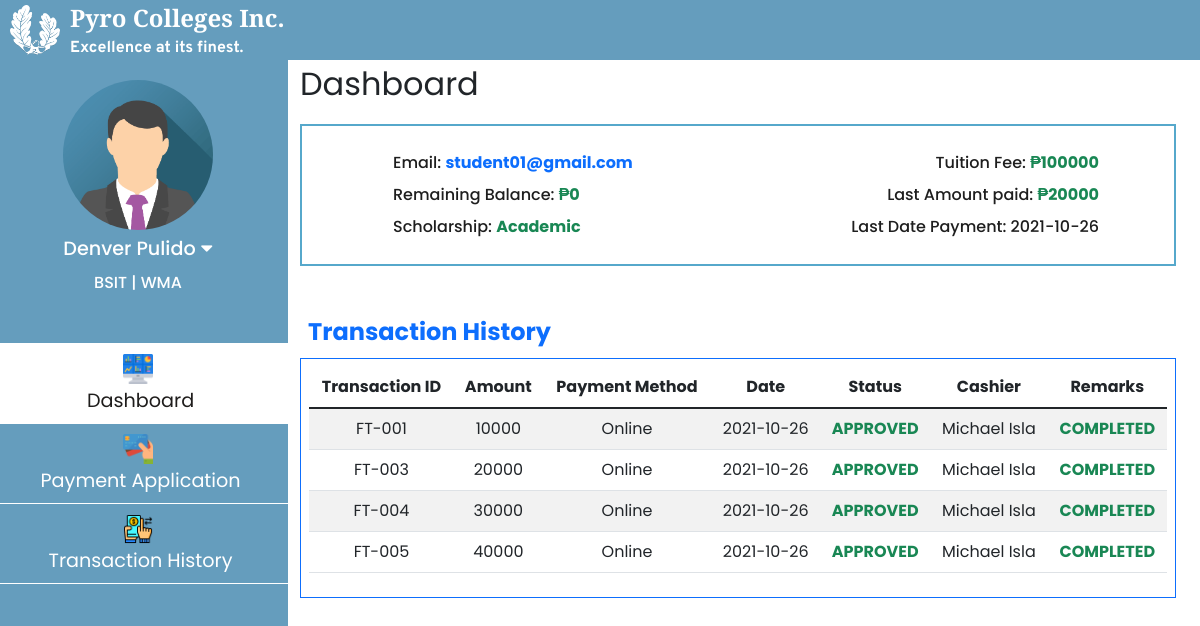
Screenshot of /html/student_access.php (signed in) with the database file from the repository.
### tables this page shows
CREATE TABLE `tbl_student_school_details` (
  `stud_id` int(11) NOT NULL,
  `LRN` varchar(100) NOT NULL,
  `stud_type` varchar(100) NOT NULL,
  `csi_academic_year` varchar(100) NOT NULL,
  `csi_semester` varchar(100) NOT NULL,
  `csi_program` varchar(255) NOT NULL,
  `csi_major` longtext NOT NULL,
  `csi_year_level` varchar(100) NOT NULL
);

CREATE TABLE `tbl_student_fees` (
  `program_id` int(11) NOT NULL,
  `stud_id` int(11) NOT NULL,
  `fullname` varchar(100) NOT NULL,
  `csi_year_level` varchar(100) NOT NULL,
  `scholar_desc` varchar(100) NOT NULL,
  `scholar_type` varchar(255) NOT NULL,
  `discount_type` varchar(100) NOT NULL,
  `tuition_fee` int(100) NOT NULL,
  `total_amount_paid` int(11) NOT NULL,
  `balance` int(11) NOT NULL,
  `remarks` varchar(100) NOT NULL
);

CREATE TABLE `tbl_payments` (
  `transaction_no` varchar(100) NOT NULL,
  `program_id` int(11) NOT NULL,
  `stud_id` int(11) NOT NULL,
  `fullname` varchar(100) NOT NULL,
  `academic_year` varchar(100) NOT NULL,
  `semester` varchar(100) NOT NULL,
  `tuition_fee` int(100) NOT NULL,
  `amount` int(11) NOT NULL,
  `payment_method` varchar(100) NOT NULL,
  `payment_gateway` varchar(100) NOT NULL,
  `sales_invoice` longtext NOT NULL,
  `balance` int(11) NOT NULL,
  `transaction_date` date NOT NULL,
  `payment_status` varchar(100) NOT NULL,
  `remarks` varchar(100) NOT NULL,
  `cashier_id` int(11) NOT NULL,
  `cashier_name` varchar(100) NOT NULL
);

### html/student_access.php (the view, shortened to what this page needs)
<?php
    if(!isset($_SESSION['stud_id']) && $_SESSION['role'] != 'Student'){
        header('Location: login.php');
    }else{
        include_once '../connection/Config.php';
        $sqlStud ="SELECT det.*,fees.*
                    FROM tbl_student_school_details AS det
                    INNER JOIN tbl_student_fees AS fees ON det.stud_id = fees.stud_id
                    WHERE det.stud_id = ?";
        $stmtStud = $con->prepare($sqlStud);
        $stmtStud->bind_param('s', $_SESSION['stud_id']);
        $stmtStud->execute();
        $resStud = $stmtStud->get_result();
        $rowStud = $resStud->fetch_assoc();
        $sqlLatestPaidDate ="SELECT  amount, transaction_date
                            FROM tbl_payments WHERE stud_id = ?
                            ORDER BY transaction_date DESC LIMIT 1";
        $stmtLatestPaidDate = $con->prepare($sqlLatestPaidDate);
        $stmtLatestPaidDate->bind_param('s', $_SESSION['stud_id']);
        $stmtLatestPaidDate->execute();
        $resLatestPaidDate = $stmtLatestPaidDate->get_result();
        $rowLatestPaidDate = $resLatestPaidDate->fetch_assoc();
        if($resLatestPaidDate->num_rows > 0){
            $amount = $rowLatestPaidDate['amount'];
            $date = $rowLatestPaidDate['transaction_date'];
        }else{
            $amount = 'N/A';
            $date = 'N/A';
        }
    }
?>
<!DOCTYPE html>
<html lang="en">
<head>
    <link href="https://cdn.jsdelivr.net/npm/bootstrap@5.1.1/dist/css/bootstrap.min.css" rel="stylesheet">
    <link rel="stylesheet" href="https://pro.fontawesome.com/releases/v5.10.0/css/all.css"/>
    <link rel="stylesheet" href="../css/student_access.css">
<link rel="stylesheet" type="text/css" href="https://cdn.datatables.net/v/bs5/dt-1.11.3/b-2.0.1/datatables.min.css"/>
</head>
<body>
<div class="nav__bar">
    <div class="nav__bar_two">
    <img src="../images/logo.png" alt="">
        <div class="nav__bar_two_text">
            <span>Pyro Colleges Inc.</span>
            <p>Excellence at its finest.</p>
        </div>
    </div>
</div>
<div class="row">
    <div class="col left-tab">
    <div class="upper-left-tab">
        <img src="..\images\registrar_img\sample_registrar_pic.png" alt="">
        <p class="reg__name" style="font-size: 1.2rem;"><?= $_SESSION['fullname'];?> <i class="fas fa-caret-down" onclick="profile_link_show()   "></i></p>
        <p class="reg__name"> <?=$rowStud['csi_program'];?> | <?=$rowStud['csi_major'];?></p>
    </div>
    <div class="nav flex-column nav-pills pl-2 mt-5 align-middle" id="v-pills-tab" role="tablist" aria-orientation="vertical">
        <a class="nav-link active main__" id="v-pills-dashboard-tab" data-toggle="pill" href="#v-pills-dashboard" role="tab" aria-controls="v-pills-dashboard" aria-selected="true"><img src="../images/icons/dashboard.png" width="30px" height="30px" class="d-block mx-auto mb-1">&nbsp;Dashboard</a>
        <a class="nav-link main__" id="v-pills-payment-application-tab" data-toggle="pill" href="#v-pills-payment-application" role="tab" aria-controls="v-pills-payment-application" aria-selected="false"><img src="../images/icons/stud_payment_form.png" width="30px" height="30px" class="d-block mx-auto mb-1">&nbsp;Payment Application</a>
        <a class="nav-link main__" id="v-pills-transaction-history-tab" data-toggle="pill" href="#v-pills-transaction-history" role="tab" aria-controls="v-pills-transaction-history" aria-selected="false"><img src="../images/icons/transaction_history.png" width="30px" height="30px" class="d-block mx-auto mb-1">&nbsp;Transaction History</a>
    </div>
    </div>
<div class="col-md right-tab">
        <div class="tab-content" id="v-pills-tabContent">
            <div class="tab-pane fade show active" id="v-pills-dashboard" role="tabpanel" aria-labelledby="v-pills-dashboard">
                <p class="title_tab_universal mb-3">Dashboard</p>
                <div class="miniDashboard mb-5">
                    <div class="col d-flex mb-2">
                        <span class="miniDashboardh3 mx-3 w-50 ">Email: <span class="text-primary" style="font-weight: bold;"><?= $_SESSION['email'];?></span></span>
                        <span class="miniDashboardh3 w-50 text-end ">Tuition Fee: <span class="text-success" style="font-weight: bold; ">₱<?=$rowStud['tuition_fee'];?></span></span>
                    </div>
                    <div class="col d-flex mb-2">
                        <span class="miniDashboardh3 mx-3 w-50">Remaining Balance: <span class="text-success" style="font-weight: bold;">₱<?=$rowStud['balance'];?></span></span>
                        <span class="miniDashboardh3 text-end w-50">Last Amount paid: <span class="text-success" style="font-weight: bold;">₱<?= $amount?></span> </span>
                    </div>
                    <div class="col d-flex">
                        <span class="miniDashboardh3 mx-3 w-50">Scholarship: <span class="text-success" style="font-weight: bold; "><?=$rowStud['scholar_desc'];?></span></span>
                        <span class="miniDashboardh3 w-50 text-end ">Last Date Payment: <?= $date?> <span class="text-success" style="font-weight: bold; "></span></span>
                    </div>
                </div>
                <span class="text-primary d-block mx-2 mb-2" style="font-size: 1.5rem; font-weight: bold;">Transaction History</span>
                <div class="p-2 border border-primary" style="overflow-x: auto;" id="table_dashboard_id">
                        <table class="table table-striped pb-3" id="transactTblStud">
                            <thead class="thead-light text-center">
                            <tr>
                                <th scope="col">Transaction ID</th>
                                <th scope="col">Amount</th>
                                <th scope="col">Payment Method</th>
                                <th scope="col">Date</th>
                                <th scope="col">Status</th>
                                <th scope="col">Cashier</th>
                                <th scope="col">Remarks</th>
                            </tr>
                            </thead>
                            <tbody >
                            <?php
                            $sql ="SELECT transaction_no, amount, payment_method, transaction_date, payment_status, cashier_name
                                    FROM tbl_payments WHERE stud_id = ?
                                    UNION ALL
                                    SELECT transaction_no, amount, NUll as payment_method, transaction_date, status, NULL as cashier_name
                                    FROM tbl_pending_payments WHERE stud_id = ?";
                            $stmt = $con->prepare($sql);
                            $stmt->bind_param('ss', $_SESSION['stud_id'], $_SESSION['stud_id']);
                            $stmt->execute();
                            $res = $stmt->get_result();
                            $count = $res->num_rows;
                                ?>
                            <?php
                            if($count > 0){
                            while($data = $res->fetch_assoc()){?>
                            <tr class="text-center">
                                <td><?=$data['transaction_no'];?></td>
                                <td><?=$data['amount'];?></td>
                                <td><?=$data['payment_method'];?></td>
                                <td><?=$data['transaction_date'];?></td>
                                <?php if($data['payment_status'] == 'Approved'){?>
                                    <td class="text-success text-uppercase fw-bold"><?=$data['payment_status'];?></td>
                                <?php }else if($data['payment_status'] == 'Pending'){?>
                                    <td class="text-primary text-uppercase fw-bold"><?=$data['payment_status'];?>
                                    </td>
                                <?php }else{ ?>
                                    <td class="text-danger text-uppercase fw-bold"><?=$data['payment_status'];?>
                                    </td>
                                <?php }?>
                                <td><?=$data['cashier_name'];?></td>
                                <?php if($data['payment_status'] == 'Denied'){?>
                                    <td>
                                        <button type="button" class="btn btn-primary"
                                        id="ViewReason" data-bs-toggle="modal" data-bs-target="#reasonModal"
                                        data-id="<?=$data['transaction_no'];?>">
                                        Resubmit
                                        </button>
                                    </td>
                                <?php }else if($data['payment_status'] == 'Approved'){?>
                                    <td class="text-success text-uppercase fw-bold">Completed
                                </td>
                                <?php }?>
                            </tr>
                            <?php }?>
                            <?php }else{?>
                            <tr>
                                <td><?php echo "No Records"?></td>
                            </tr>
                            <?php }
                            ?>
                            </tbody>
                        </table>
                </div>
            </div>
        </div>
    </div>
</div>
</body>
</html>

### css/student_access.css (style rules this page uses)
:root { font-size: 16px; --black-color: rgb(31, 29, 28); --white-color: #FFFFFF; --blue-color: #56A8CBFF; --green-color: #3fd4b7; --input-background-color: rgb(194, 207, 219); --font-school-name: 'Zilla Slab', serif; --font-tagline: 'Overpass', sans-serif; }
* { font-family: 'Poppins', sans-serif; margin: 0; padding: 0; box-sizing: border-box; }
.nav__bar { width: 100%; height: 60px; background: #659dbd; color: white; display: flex; justify-content: center; flex-direction: column; margin: 0; transition: 300ms ease; position: fixed; z-index: 1000; }
.nav__bar .nav__bar_two img { width: 50px; height: 50px; margin: 0 10px; }
.nav__bar .nav__bar_two { display: flex; align-items: center; }
.nav__bar .nav__bar_two .nav__bar_two_text span { display: block; font-family: var(--font-school-name); font-size: 1.5rem; font-weight: bold; color: var(--white-color); margin-top: 10px; }
.nav__bar .nav__bar_two .nav__bar_two_text p { font-family: var(--font-tagline); color: var(--white-color); font-weight: bold; margin-bottom: 10px; }
.left-tab { padding: 0; top: 0; bottom: 0; overflow-y: auto; max-width: 300px; position: fixed; margin-top: 60px; background-color: #659dbd; color: var(--white-color); z-index: 999; }
.upper-left-tab { position: relative; }
.upper-left-tab > * { transition: 300ms ease; }
.upper-left-tab img { width: 150px; height: 150px; border-radius: 50%; display: block; margin: 20px auto 5px; }
.reg__name { text-align: center; margin: 0; font-weight: 500; margin-bottom: 5px; }
.reg__name i { cursor: pointer; }
.nav-link.main__ { color: var(--white-color); font-size: 1.2rem; padding: 10px 25px; line-height: 25px; width: 100%; text-align: center; transition: 250ms; border-bottom: 1px solid var(--white-color); border-radius: 0; }
.nav-link.main__:first-child { border-top: 1px solid var(--white-color); }
.nav-link.main__.active { background-color: var(--white-color); color: var(--black-color); border-radius: 0; }
.title_tab_universal { font-size: 2rem; }
.row { width: 100%; }
.right-tab { margin-top: 60px; margin-left: 300px; }
.miniDashboard { width: 100%; padding: 25px 75px; display: block; margin: 10px 0; border: 2px solid var(--blue-color); }
.miniDashboardh3 { color: #1e1e1e; font-weight: 500; }

### rows the page displays
tbl_student_school_details: csi_program "BSIT", csi_major "WMA", tbl_student_fees.tuition_fee "100000", tbl_student_fees.balance "0", tbl_student_fees.scholar_desc "Academic"
tbl_payments: amount "20000", transaction_date "2021-10-26"

### other values shown
$_SESSION['fullname'] "Denver Pulido"
$_SESSION['email'] "student01@gmail.com"
$data['transaction_no'] "FT-001"
$data['amount'] "10000"
$data['payment_method'] "Online"
$data['transaction_date'] "2021-10-26"
$data['payment_status'] "APPROVED"
$data['cashier_name'] "Michael Isla"
$data['transaction_no'] "FT-003"
$data['amount'] "20000"
$data['transaction_no'] "FT-004"
$data['amount'] "30000"
$data['transaction_no'] "FT-005"
$data['amount'] "40000"
